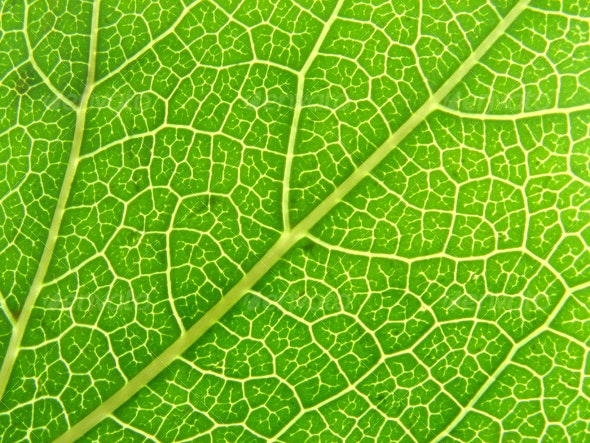
#> input picture 2.Traditional Machine Learning in Python/image/leaf.jpg, 590 x 443 px
$ jupyter execute '6.Gaussian mixture model (GMM)  for Image segmentation.ipynb'
#> lines starting #> are read from the running program, lines starting #| are printed output that depends on the picture; after the words box and inside, x2 and y2 are one past the last pixel; in counts of white or black regions, pixels touching at a corner belong together
[cell 1]
import numpy as np
import cv2

img = cv2.imread('image/leaf.jpg')
#> img is the input picture: shape (443, 590, 3); mean B, G, R 29, 185, 117.6
#print(img.shape())

img2 = img.reshape((-1,3))
#print(img2.shape())

[cell 2]
from sklearn.mixture import GaussianMixture as GMM

gmm_model = GMM(n_components=2, covariance_type='tied').fit(img2)
gmm_labels = gmm_model.predict(img2)

original_shape = img.shape
#> original_shape = (443, 590, 3)
segmented = gmm_labels.reshape(original_shape[0], original_shape[1])
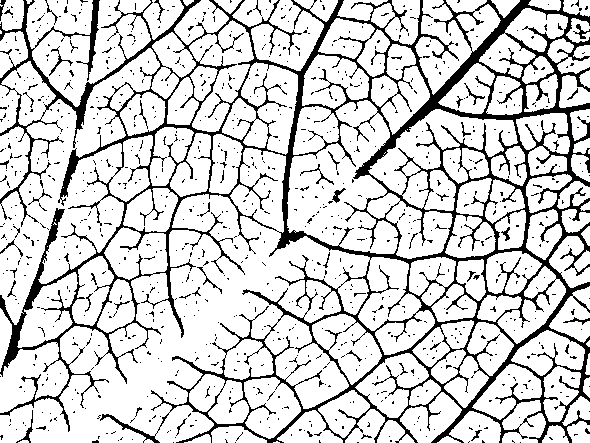
#> segmented: shape (443, 590) int64; values 0 (black) and 1 (white), 82.2% white; 915 black regions (864 under 20 px), largest, box (x1, y1, x2, y2) and area: (0, 0, 590, 443) 41088, (49, 46, 73, 76) 98, (16, 410, 33, 443) 95

cv2.imwrite('segmented_leaf.jpg',segmented)
#> Out = True

[cell 3]
from matplotlib import pyplot as plt

plt.figure()
plt.subplot((121))
plt.imshow(img)
plt.subplot((122))
plt.imshow(segmented, cmap='gray')
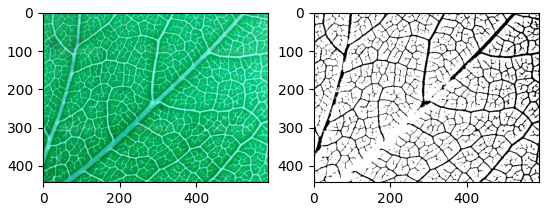
#> figure drawn by matplotlib, 2 panels; B, G, R data is drawn as R, G, B

[cell 4]
img = cv2.imread('image/BSE_Google.jpg')
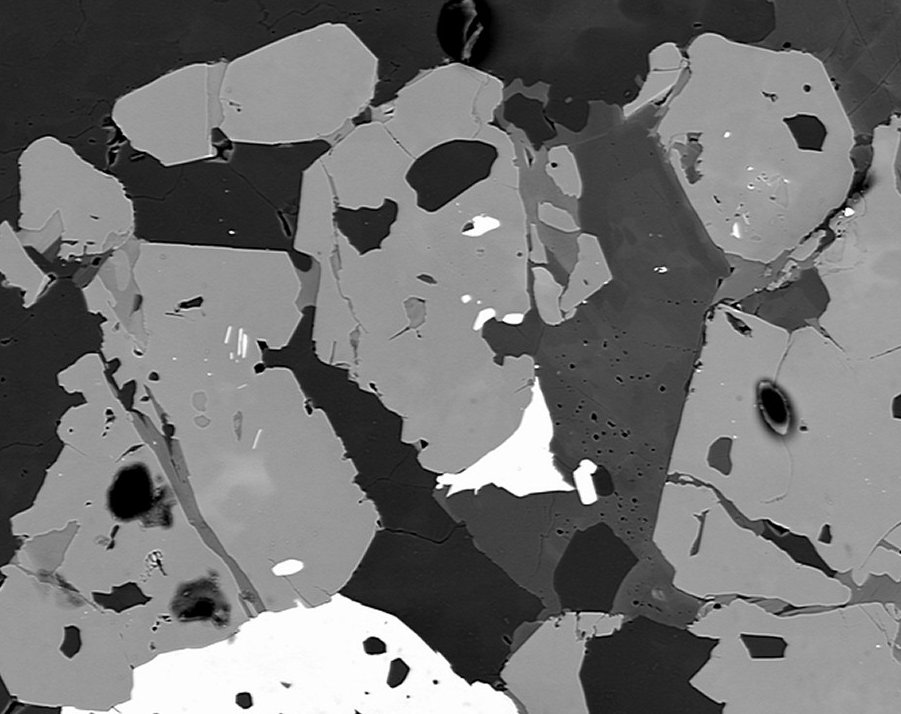
#> input picture 2.Traditional Machine Learning in Python/image/BSE_Google.jpg, 901 x 714 px
#> img is the input picture: shape (714, 901, 3); min 0, max 255, mean 114.8
#print(img.shape())

img2 = img.reshape((-1,3))
#print(img2.shape())

gmm_model = GMM(n_components=4, covariance_type='tied').fit(img2)
gmm_labels = gmm_model.predict(img2)

original_shape = img.shape
#> original_shape = (714, 901, 3)
segmented = gmm_labels.reshape(original_shape[0], original_shape[1])
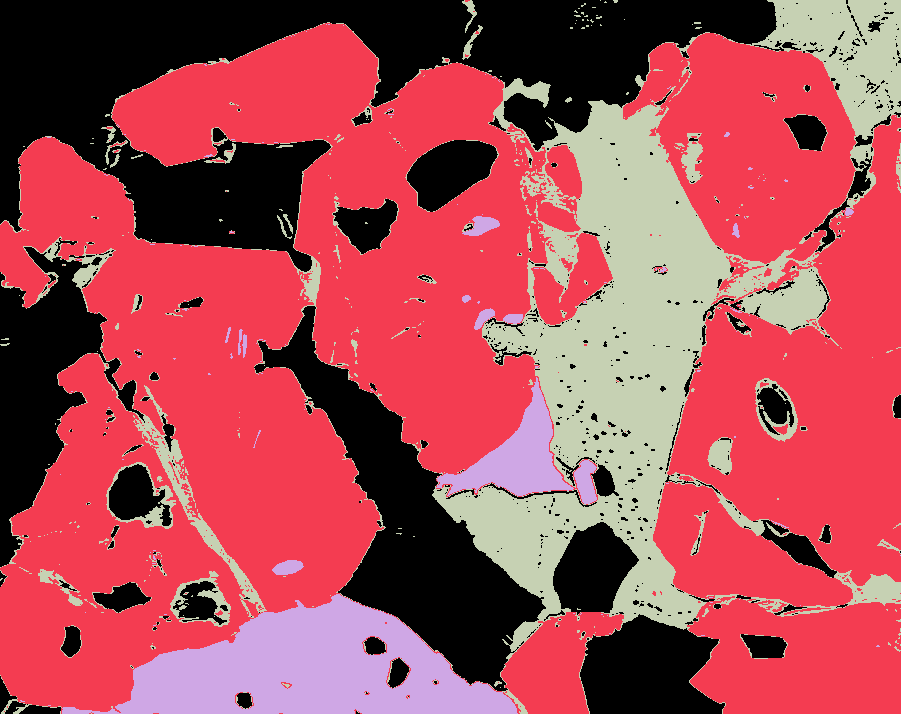
#> segmented: shape (714, 901) int64; 4 distinct labels, from 0 to 3; one colour per label, 0 black

cv2.imwrite('segmented_BSE.jpg',segmented)
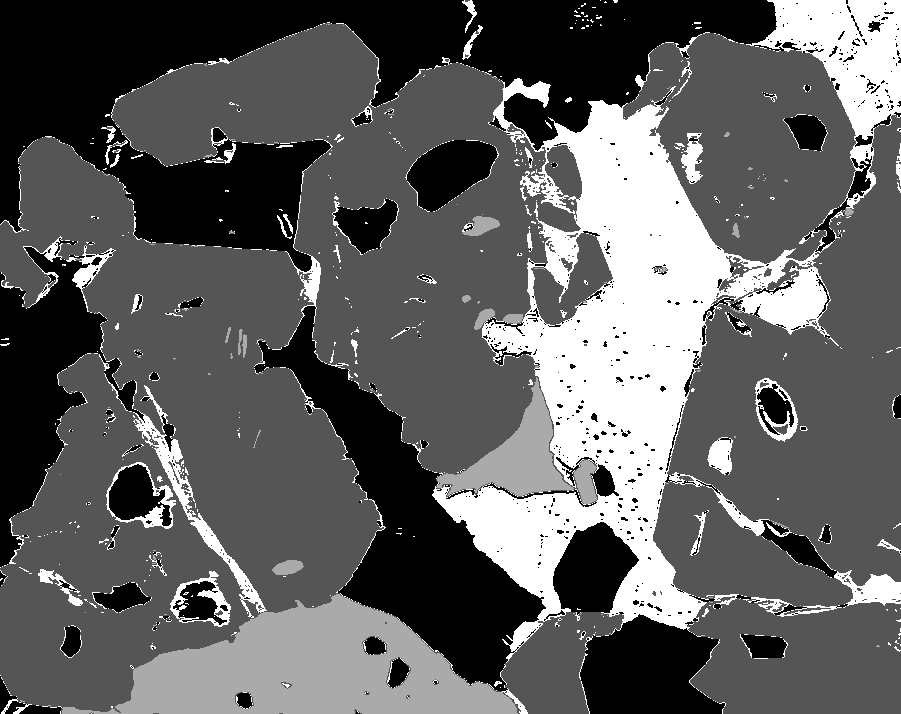
#> saved as segmented_BSE.jpg: shape (714, 901); min 0, max 3, mean 1.12; drawn with min black and max white

plt.figure()
plt.subplot((121))
plt.imshow(img)
plt.subplot((122))
plt.imshow(segmented, cmap='gray')

[cell 5]
img = cv2.imread('image/Alloy.jpg')
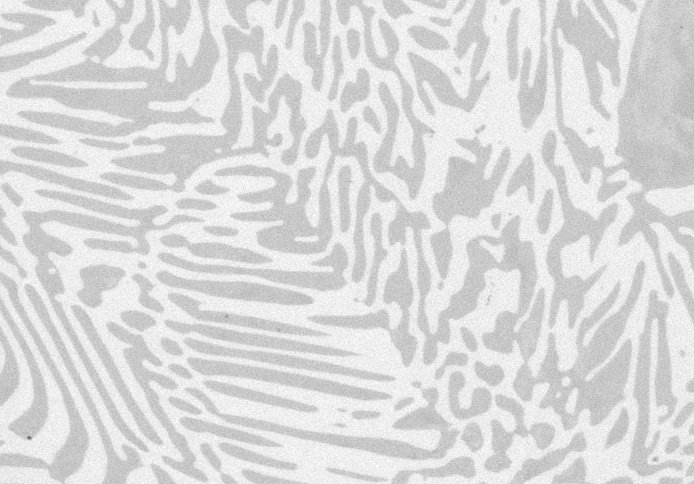
#> input picture 2.Traditional Machine Learning in Python/image/Alloy.jpg, 694 x 484 px
#> img is the input picture: shape (484, 694, 3); min 95, max 255, mean 218.6
#print(img.shape())

img2 = img.reshape((-1,3))
#print(img2.shape())

gmm_model = GMM(n_components=2, covariance_type='tied').fit(img2)
gmm_labels = gmm_model.predict(img2)

original_shape = img.shape
#> original_shape = (484, 694, 3)
segmented = gmm_labels.reshape(original_shape[0], original_shape[1])
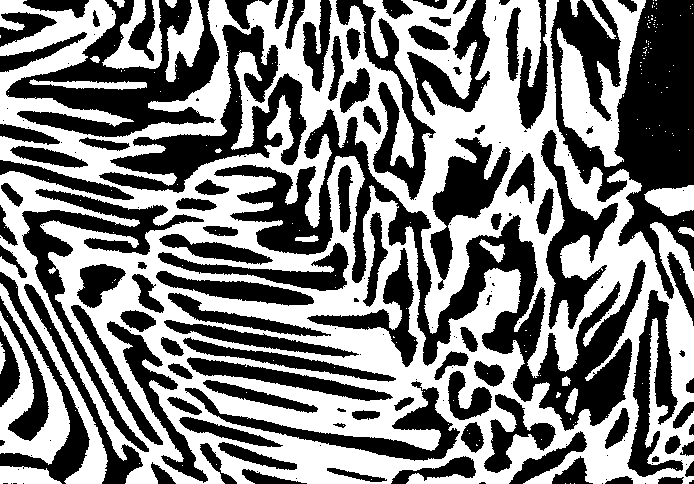
#> segmented: shape (484, 694) int64; values 0 (black) and 1 (white), 49.8% white; 196 white regions (175 under 20 px), largest, box (x1, y1, x2, y2) and area: (0, 0, 694, 484) 149296, (557, 0, 646, 167) 5660, (0, 283, 70, 465) 4729

cv2.imwrite('segmented_Alloy.jpg',segmented)

plt.figure()
plt.subplot((121))
plt.imshow(img)
plt.subplot((122))
plt.imshow(segmented, cmap='gray')
